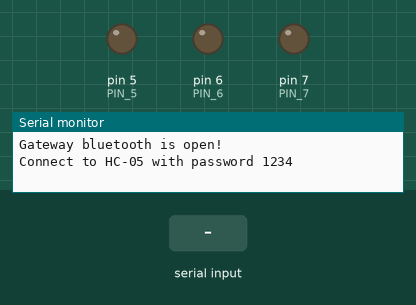
This program was run on a simulated Arduino Uno, built with avr-gcc and run on an emulated ATmega328P. On the bench: output pins drawn as LEDs (lit = HIGH), the last lines printed to the serial monitor. The test bench sets the inputs (shaded band).

Above: at 1.2 s.
1.3 s: "green" received over the second serial link
At 3.4 s:
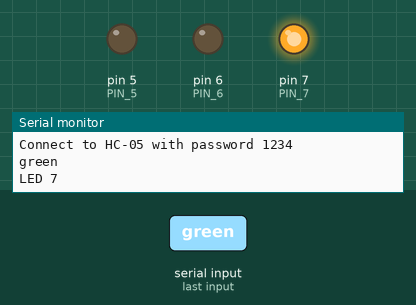
3.8 s: "red" received over the second serial link
At 5.3 s:
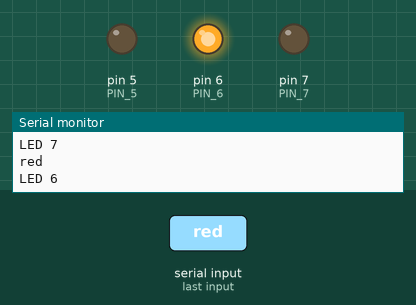
6.3 s: "yellow" received over the second serial link
At 8.4 s:
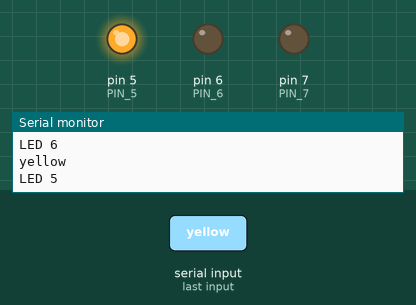
Timing chart, 0 to 9.9 s (numbered marks = the images above; inputs shaded):
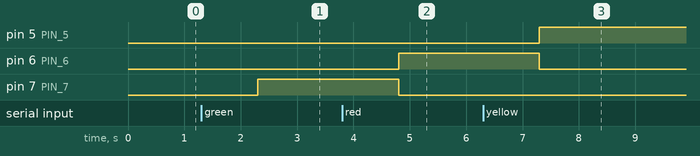

Measured:
- after the input at 1.3 s, pin 7 (PIN_7): LOW → HIGH after 1.0 s
- after the input at 3.8 s, pin 6 (PIN_6): LOW → HIGH after 1.0 s; pin 7 (PIN_7): HIGH → LOW after 1.0 s
- after the input at 6.3 s, pin 5 (PIN_5): LOW → HIGH after 1.0 s; pin 6 (PIN_6): HIGH → LOW after 1.0 s

The program:

main.cpp
```cpp
#include <Arduino.h>
#include <SoftwareSerial.h>
int PIN_7 = 7; // green
int PIN_6 = 6; // red
int PIN_5 = 5; // yellow

SoftwareSerial BtHC05(11, 10); //RX TX
String bltEntry = "";

void setup() {
  Serial.begin(9600);
  BtHC05.begin(9600);
  Serial.println("Gateway bluetooth is open!\nConnect to HC-05 with password 1234");
  BtHC05.println("What color shoul turn ON?");

  pinMode(PIN_7, OUTPUT);
  digitalWrite(PIN_7, LOW);

  pinMode(PIN_6, OUTPUT);
  digitalWrite(PIN_6, LOW);

  pinMode(PIN_5, OUTPUT);
  digitalWrite(PIN_5, LOW);
}

void loop() {
  if(BtHC05.available()) {
    bltEntry = BtHC05.readString();

    Serial.println(bltEntry);
    if (bltEntry == "green") {
      if (digitalRead(PIN_7) == HIGH) {
        digitalWrite(PIN_7, LOW);
      } else {
        digitalWrite(PIN_7, HIGH);
      }
      digitalWrite(PIN_5, LOW);
      digitalWrite(PIN_6, LOW);
      Serial.println("LED 7");
      BtHC05.println("LED 7");
    } else if (bltEntry == "red") {
      if (digitalRead(PIN_6) == HIGH) {
        digitalWrite(PIN_6, LOW);
      } else {
        digitalWrite(PIN_6, HIGH);
      }
      digitalWrite(PIN_7, LOW);
      digitalWrite(PIN_5, LOW);
      Serial.println("LED 6");
      BtHC05.println("LED 6");
    } else if (bltEntry == "yellow") {
      if (digitalRead(PIN_5) == HIGH) {
        digitalWrite(PIN_5, LOW);
      } else {
        digitalWrite(PIN_5, HIGH);
      }
      digitalWrite(PIN_7, LOW);
      digitalWrite(PIN_6, LOW);
      Serial.println("LED 5");
      BtHC05.println("LED 5");
    }
    bltEntry = "";
  }
}
```
